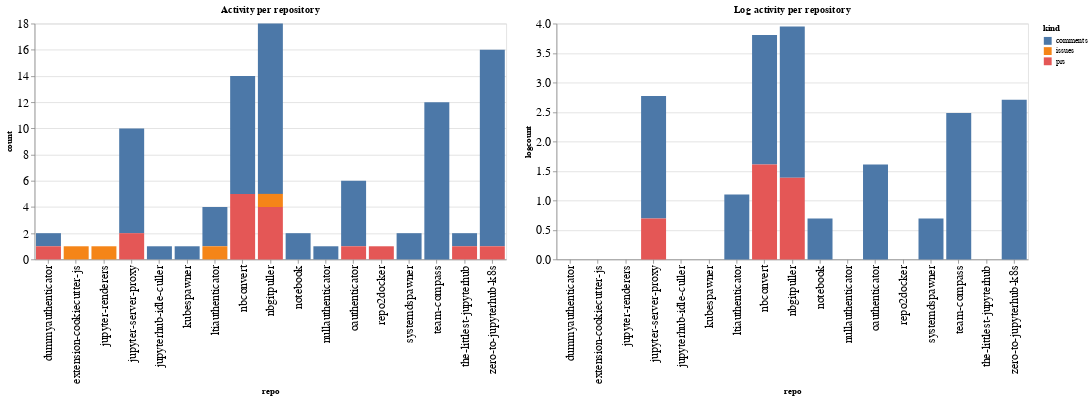

Notebook cell for this chart:
### Code cell
ch1 = alt.Chart(repo_summaries, width=600, title="Activity per repository").mark_bar().encode(
    x='repo',
    y='count',
    color='kind',
    tooltip="kind"
)

ch2 = alt.Chart(repo_summaries, width=600, title="Log activity per repository").mark_bar().encode(
    x='repo',
    y='logcount',
    color='kind',
    tooltip="kind"
)

ch1 | ch2

### Figure 1 — Vega-Lite specification as saved in the notebook (floating-point values rounded to 4 significant figures)
{"config": {"axisLeft": {"labelFontSize": 15}, "axisBottom": {"labelFontSize": 15}}, "hconcat": [{"mark": "bar", "encoding": {"color": {"type": "nominal", "field": "kind"}, "tooltip": {"type": "nominal", "field": "kind"}, "x": {"type": "nominal", "field": "repo"}, "y": {"type": "quantitative", "field": "count"}}, "title": "Activity per repository", "width": 600}, {"mark": "bar", "encoding": {"color": {"type": "nominal", "field": "kind"}, "tooltip": {"type": "nominal", "field": "kind"}, "x": {"type": "nominal", "field": "repo"}, "y": {"type": "quantitative", "field": "logcount"}}, "title": "Log activity per repository", "width": 600}], "data": {"name": "data-23c8f561db6082305dca7210450501cd"}, "$schema": "https://vega.github.io/schema/vega-lite/v4.8.1.json", "datasets": {"data-23c8f561db6082305dca7210450501cd": [{"repo": "dummyauthenticator", "kind": "comments", "count": 1, "logcount": 0.0}, {"repo": "dummyauthenticator", "kind": "prs", "count": 1, "logcount": 0.0}, {"repo": "extension-cookiecutter-js", "kind": "issues", "count": 1, "logcount": 0.0}, {"repo": "jupyter-renderers", "kind": "issues", "count": 1, "logcount": 0.0}, {"repo": "jupyter-server-proxy", "kind": "comments", "count": 8, "logcount": 2.079}, {"repo": "jupyter-server-proxy", "kind": "prs", "count": 2, "logcount": 0.6931}, {"repo": "jupyterhub-idle-culler", "kind": "comments", "count": 1, "logcount": 0.0}, {"repo": "kubespawner", "kind": "comments", "count": 1, "logcount": 0.0}, {"repo": "ltiauthenticator", "kind": "comments", "count": 3, "logcount": 1.099}, {"repo": "ltiauthenticator", "kind": "issues", "count": 1, "logcount": 0.0}, {"repo": "nbconvert", "kind": "comments", "count": 9, "logcount": 2.197}, {"repo": "nbconvert", "kind": "prs", "count": 5, "logcount": 1.609}, {"repo": "nbgitpuller", "kind": "comments", "count": 13, "logcount": 2.565}, {"repo": "nbgitpuller", "kind": "issues", "count": 1, "logcount": 0.0}, {"repo": "nbgitpuller", "kind": "prs", "count": 4, "logcount": 1.386}, {"repo": "notebook", "kind": "comments", "count": 2, "logcount": 0.6931}, {"repo": "nullauthenticator", "kind": "comments", "count": 1, "logcount": 0.0}, {"repo": "oauthenticator", "kind": "comments", "count": 5, "logcount": 1.609}, {"repo": "oauthenticator", "kind": "prs", "count": 1, "logcount": 0.0}, {"repo": "repo2docker", "kind": "prs", "count": 1, "logcount": 0.0}, {"repo": "systemdspawner", "kind": "comments", "count": 2, "logcount": 0.6931}, {"repo": "team-compass", "kind": "comments", "count": 12, "logcount": 2.485}, {"repo": "the-littlest-jupyterhub", "kind": "comments", "count": 1, "logcount": 0.0}, {"repo": "the-littlest-jupyterhub", "kind": "prs", "count": 1, "logcount": 0.0}, {"repo": "zero-to-jupyterhub-k8s", "kind": "comments", "count": 15, "logcount": 2.708}, {"repo": "zero-to-jupyterhub-k8s", "kind": "prs", "count": 1, "logcount": 0.0}]}}
